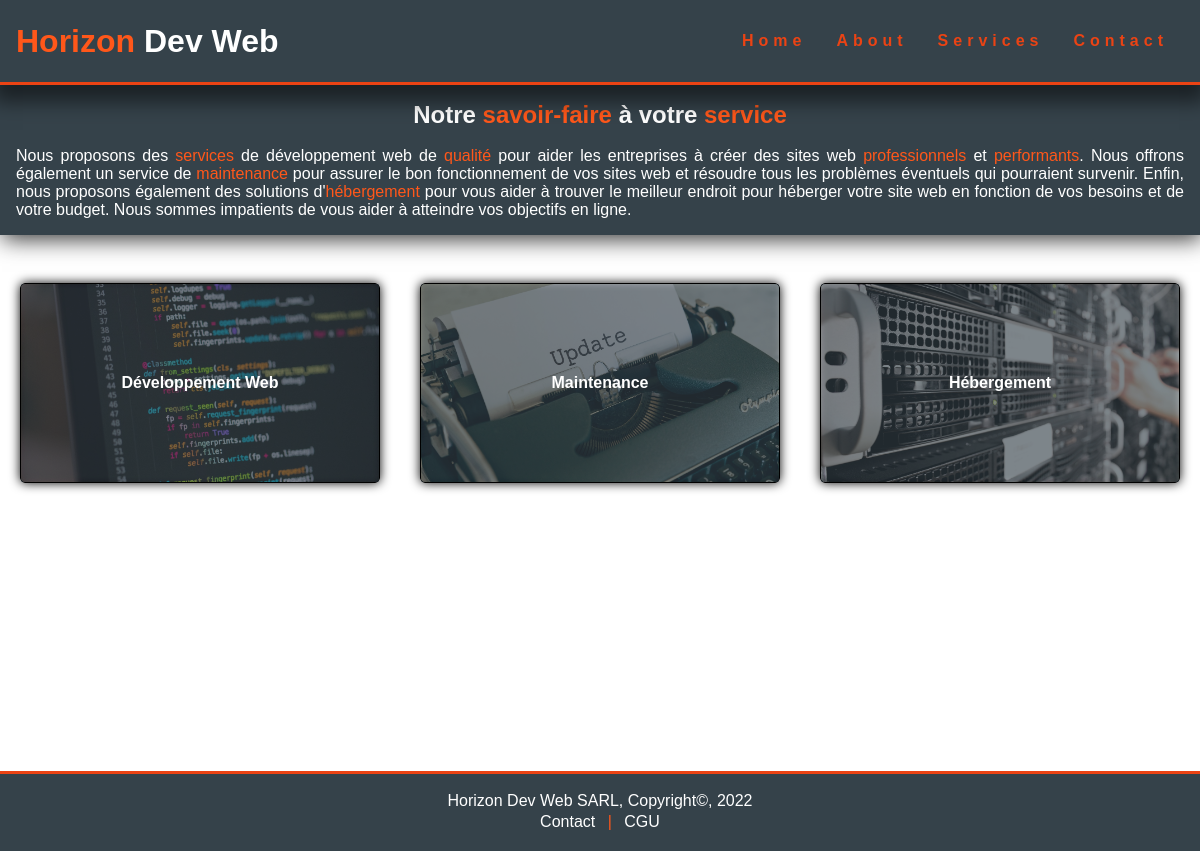
/services.php, run on the app's committed database.
### tables this page shows
CREATE TABLE IF NOT EXISTS `services` (
  `id` int NOT NULL AUTO_INCREMENT,
  `name_services` varchar(25) NOT NULL,
  `services_url` varchar(255) NOT NULL,
  PRIMARY KEY (`id`)
);

### services.php (the view, shortened to what this page needs)
<?php
require_once(__DIR__ . '/includes/header.php');
?>
<section id="services">
    <h2>Notre <span class="highlight">savoir-faire</span> à votre <span class="highlight">service</span></h2>
    <br>
    <p>Nous proposons des <span class="highlight">services</span> de développement web de <span class="highlight">qualité</span> pour aider les entreprises à créer des sites web <span class="highlight">professionnels</span> et <span class="highlight">performants</span>. Nous offrons également un service de <span class="highlight">maintenance</span> pour assurer le bon fonctionnement de vos sites web et résoudre tous les problèmes éventuels qui pourraient survenir. Enfin, nous proposons également des solutions d'<span class="highlight">hébergement</span> pour vous aider à trouver le meilleur endroit pour héberger votre site web en fonction de vos besoins et de votre budget. Nous sommes impatients de vous aider à atteindre vos objectifs en ligne.</p>
</section>
<section class="services-card-container">
<?php
    $sth = $conn->prepare("SELECT * FROM services");
    $sth->execute();
    $fetch_result = $sth->fetchAll(PDO::FETCH_ASSOC);
    for ($i = 0; $i < count($fetch_result); $i++):
    ?>
    <div class="services-card" id="bg-<?= $fetch_result[$i]['id'];?>-front">
        <div class="front">
            <div class="services-card-content">
                <p><?= $fetch_result[$i]['name_services'];?></p>
            </div>
        </div>
        <div class="back">
            <div class="services-card-content">
                <a class="services-card-link" href="services-details?id=<?php echo $fetch_result[$i]['id']?>&forfaits=<?php echo $fetch_result[$i]['name_services']?>">En savoir plus</a>
            </div>
        </div>
    </div>
    <?php endfor; ?>
</section>
<?php
require_once(__DIR__ . '/includes/footer.php');
?>

### assets/css/style.css (style rules this page uses)
html { scroll-behavior: smooth; }
body { width: 100%; height: 100vh; }
a { text-decoration: none; }
.highlight { color: rgba(235, 67, 20); filter: brightness(1.3); }
#services { width: 100%; min-height: 15vh; margin: auto; background: rgba(53, 66, 74, 1); color: #fff; padding: 1em; box-shadow: 2px 4px 22px 0px rgba(0, 0, 0, 0.8); text-align: justify; }
#services h2 { text-align: center; }
.services-card-container { perspective: 1000px; height: 67vh; display: flex; padding: 2em 0; flex-direction: column; justify-content: center; align-items: center; width: 100%; margin: auto; }
#bg-1-front { background-image: url("../images/dev.jpg"); }
#bg-2-front { background-image: url("../images/maintenance.jpg"); }
#bg-3-front { background-image: url("../images/hosting.jpg"); }
#bg-1-front, #bg-2-front, #bg-3-front { background-size: cover; background-position: center; }
.services-card { width: 400px; height: 200px; margin: 1em 0; border-radius: 5px; position: relative; transform-style: preserve-3d; transition: transform 1s; border: 1px solid black; box-shadow: 0px 0px 11px 0px rgba(0, 0, 0, 1); transition: ease 1s; }
.front, .back { position: absolute; width: 100%; height: 100%; backface-visibility: hidden; }
.front { z-index: 2; background-size: cover; background: rgba(53, 66, 74, 0.4); }
.front .services-card-content { backdrop-filter: blur(3px); }
.back { background-size: cover; transform: rotateY(180deg); background: rgb(166, 46, 13); }
.services-card-content { width: 100%; height: 100%; color: #fff; font-weight: bold; display: flex; justify-content: center; align-items: center; }
.services-card-link { display: block; line-height: 2em; padding: 0 1em; text-decoration: none; display: block; width: auto; height: 2em; margin: auto; color: #fff; border-radius: 5px; transition: all 0.3s; }
@media screen and (min-width: 768px) { .services-card-container { flex-direction: row; justify-content: space-around; align-items: flex-start; } }
@media screen and (min-width: 768px) { .services-card { width: 30%; min-width: 200px; height: 200px; border-radius: 5px; position: relative; transform-style: preserve-3d; transition: transform 1s; border: 1px solid black; box-shadow: 0px 0px 11px 0px rgba(0, 0, 0, 1); } }

### data on the page
services: shows a picture, name_services "Développement Web"
services: shows a picture, name_services "Maintenance"
services: shows a picture, name_services "Hébergement"
